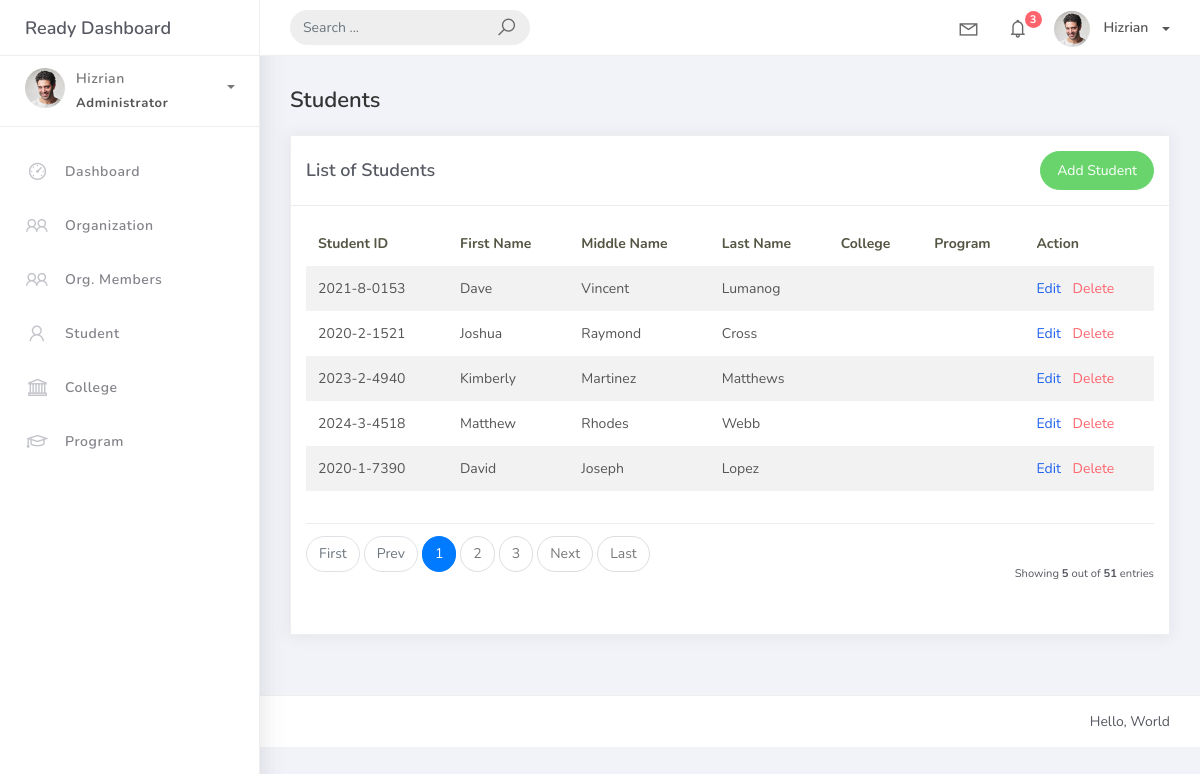
/student_list, run on an earlier commit of the app's database.
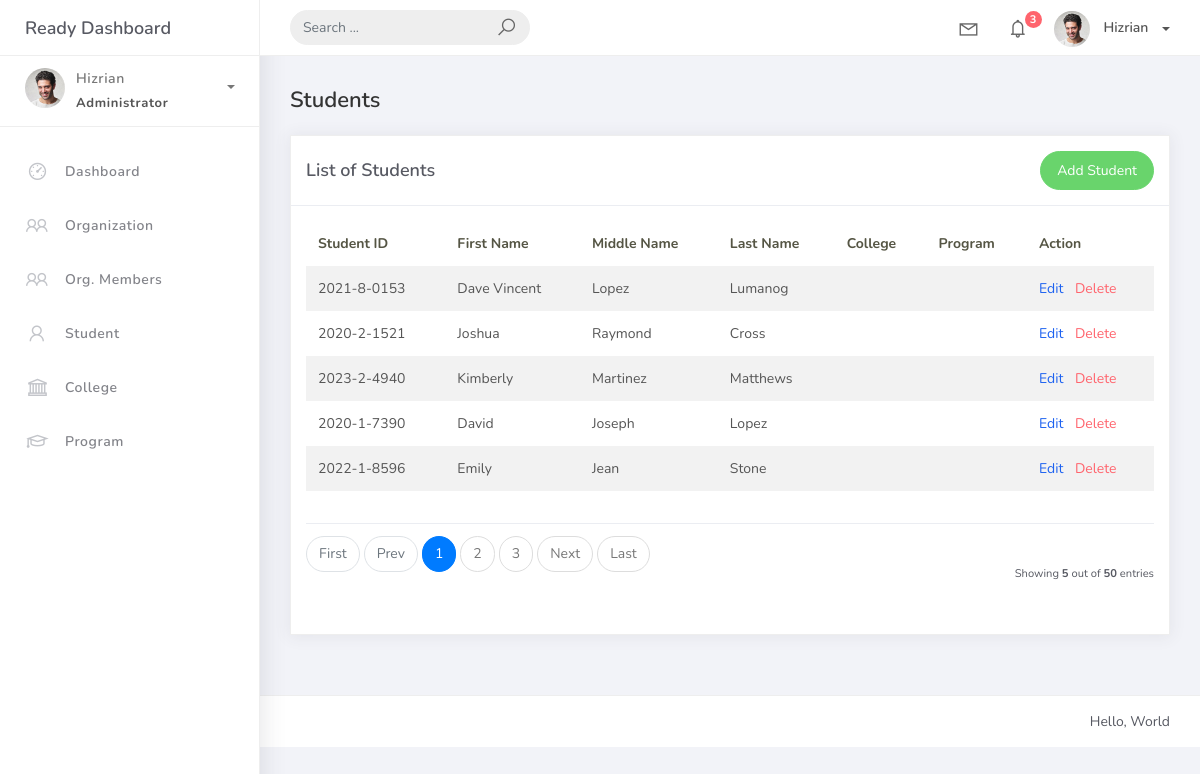
And on a later commit of the database.
### studentorg/models.py (models this page shows, shortened)
class BaseModel(models.Model):
    created_at = models.DateTimeField(auto_now_add=True, db_index=True)
    updated_at = models.DateTimeField(auto_now=True)
    class Meta:
        abstract = True

class Student(BaseModel):
    student_id = models.CharField(max_length=15)
    lastname = models.CharField(max_length=25)
    firstname = models.CharField(max_length=25)
    middlename = models.CharField(max_length=25, blank=True, null=True)
    program_info = models.ForeignKey(Program, on_delete=models.CASCADE)

### studentorg/views.py (the view)
# urls.py: path('student_list', views.StudentList.as_view(), name='student-list'),
class StudentList(ListView):
    model = Student
    context_object_name = 'object_list'
    template_name = 'student_list.html'
    paginate_by = 5

### templates/student_list.html
{% extends 'base.html' %}
{% load static %}
{% block content %}
<h4 class="page-title">Students</h4>
<div class="row">
    <div class="col-md-12">
        <div class="card">
            <div class="card-header d-flex justify-content-between align-items-center">
                <div class="card-title">List of Students</div>
                <a href="{% url 'student-add' %}" class="btn btn-success btn-rounded">Add Student</a>
            </div>
            <div class="card-body">
                <div class="table-responsive">
                    <table class="table table-striped">
                        <thead>
                            <tr>
                                <th>Student ID</th>
                                <th>First Name</th>
                                <th>Middle Name</th>
                                <th>Last Name</th>
                                <th>College</th>
                                <th>Program</th>
                                <th>Action</th>
                            </tr>
                        </thead>
                        <tbody>
                            {% for object in object_list %}
                            <tr>
                                <td>{{ object.student_id }}</td>
                                <td>{{ object.firstname }}</td>
                                <td>{{ object.middlename }}</td>
                                <td>{{ object.lastname }}</td>
                                <td>{{ object.college.college_name }}</td>
                                <td>{{ object.program.prog_name }}</td>
                                <td>
                                    <a href="{% url 'student-update' object.id %}" class="text-primary mr-2">Edit</a>
                                    <a href="{% url 'student-delete' object.id %}" class="text-danger">Delete</a>
                                </td>
                            </tr>
                            {% empty %}
                            <tr>
                                <td colspan="7" class="text-center">No student records found.</td>
                            </tr>
                            {% endfor %}
                        </tbody>
                    </table>
                </div>
                {% include 'includes/pagination.html' %}
            </div>
        </div>
    </div>
</div>
{% endblock %}

### templates/base.html (shortened to what this page needs)
{% load static %}
<!DOCTYPE html>
<html>
<head>
    <link rel="stylesheet" href="{% static 'css/bootstrap.min.css' %}">
    <link rel="stylesheet" href="{% static 'css/ready.css' %}">
    <link rel="stylesheet" href="{% static 'css/demo.css' %}">
</head>
<body>
    <div class="wrapper">
        <div class="main-header">
            <div class="logo-header">
                <a href="{% url 'home' %}" class="logo">
                    Ready Dashboard
                </a>
            </div>
            <nav class="navbar navbar-header navbar-expand-lg">
                <div class="container-fluid">
                    <form class="navbar-left navbar-form nav-search mr-md-3" action="">
                        <div class="input-group">
                            <input type="text" placeholder="Search ..." class="form-control">
                            <div class="input-group-append">
                                <span class="input-group-text">
                                    <i class="la la-search search-icon"></i>
                                </span>
                            </div>
                        </div>
                    </form>
                    <ul class="navbar-nav topbar-nav ml-md-auto align-items-center">
                        <li class="nav-item dropdown hidden-caret">
                            <a class="nav-link dropdown-toggle" href="#" id="navbarDropdown" role="button" data-toggle="dropdown" aria-haspopup="true" aria-expanded="false">
                                <i class="la la-envelope"></i>
                            </a>
                        </li>
                        <li class="nav-item dropdown hidden-caret">
                            <a class="nav-link dropdown-toggle" href="#" id="navbarDropdownNotification" role="button" data-toggle="dropdown" aria-haspopup="true" aria-expanded="false">
                                <i class="la la-bell"></i>
                                <span class="notification">3</span>
                            </a>
                        </li>
                        <li class="nav-item dropdown">
                            <a class="dropdown-toggle profile-pic" data-toggle="dropdown" href="#" aria-expanded="false">
                                <img src="{% static 'img/profile.jpg' %}" alt="user-img" width="36" class="img-circle">
                                <span>Hizrian</span>
                            </a>
                        </li>
                    </ul>
                </div>
            </nav>
        </div>
        <div class="sidebar">
            <div class="scrollbar-inner sidebar-wrapper">
                <div class="user">
                    <div class="photo">
                        <img src="{% static 'img/profile.jpg' %}" alt="user">
                    </div>
                    <div class="info">
                        <a data-toggle="collapse" href="#collapseExample" aria-expanded="true">
                            <span>
                                Hizrian
                                <span class="user-level">Administrator</span>
                                <span class="caret"></span>
                            </span>
                        </a>
                    </div>
                </div>
                <ul class="nav">
                    <li class="nav-item">
                        <a href="{% url 'home' %}">
                            <i class="la la-dashboard"></i>
                            <p>Dashboard</p>
                        </a>
                    </li>
                    <li class="nav-item">
                        <a href="{% url 'organization-list' %}">
                            <i class="la la-group"></i>
                            <p>Organization</p>
                        </a>
                    </li>
                    <li class="nav-item">
                        <a href="{% url 'orgmember-list' %}">
                            <i class="la la-users"></i>
                            <p>Org. Members</p>
                        </a>
                    </li>
                    <li class="nav-item">
                        <a href="{% url 'student-list' %}">
                            <i class="la la-user"></i>
                            <p>Student</p>
                        </a>
                    </li>
                    <li class="nav-item">
                        <a href="{% url 'college-list' %}">
                            <i class="la la-university"></i>
                            <p>College</p>
                        </a>
                    </li>
                    <li class="nav-item">
                        <a href="{% url 'program-list' %}">
                            <i class="la la-graduation-cap"></i>
                            <p>Program</p>
                        </a>
                    </li>
                </ul>
            </div>
        </div>
        <div class="main-panel">
            <div class="content">
                <div class="container-fluid">
                    {% block content %}{% endblock %}
                </div>
            </div>
            <footer class="footer">
                <div class="container-fluid">
                    <div class="copyright ml-auto">
                        Hello, World
                    </div>
                </div>
            </footer>
        </div>
    </div>
</body>
</html>

### templates/includes/pagination.html (shortened to what this page needs)
{% if is_paginated %}
<div class="card-footer px-0 border-0 d-flex flex-column flex-lg-row align-items-center justify-content-between mt-3">
  <nav aria-label="Topics pagination" class="mb-4">
    <ul class="pagination">
      {% if page_obj.number > 1 %}
        <li class="page-item">
          <a class="page-link" href="?page=1">First</a>
        </li>
      {% else %}
        <li class="page-item disabled">
          <span class="page-link">First</span>
        </li>
      {% endif %}
      {% if page_obj.has_previous %}
        <li class="page-item">
          <a class="page-link" href="?page={{ page_obj.previous_page_number }}">Prev</a>
        </li>
      {% else %}
        <li class="page-item disabled">
          <span class="page-link">Prev</span>
        </li>
      {% endif %}
      {% for page_num in paginator.page_range %}
        {% if page_obj.number == page_num %}
          <li class="page-item active">
            <span class="page-link">
              {{ page_num }}
            </span>
          </li>
        {% elif page_num > page_obj.number|add:'-3' and page_num < page_obj.number|add:'3' %}
          <li class="page-item">
            <a class="page-link" href="?page={{ page_num }}">{{ page_num }}</a>
          </li>
        {% endif %}
      {% endfor %}
      {% if page_obj.has_next %}
        <li class="page-item">
          <a class="page-link" href="?page={{ page_obj.next_page_number }}">Next</a>
        </li>
      {% else %}
        <li class="page-item disabled">
          <span class="page-link">Next</span>
        </li>
      {% endif %}
      {% if page_obj.number != paginator.num_pages %}
        <li class="page-item">
          <a class="page-link" href="?page={{ paginator.num_pages }}">Last</a>
        </li>
      {% else %}
        <li class="page-item disabled">
          <span class="page-link">Last</span>
        </li>
      {% endif %}
    </ul>
  </nav>
  <div class="fw-normal small mt-4 mt-lg-0">
    Showing <b>{{ object_list.count }}</b> out of <b>{{ paginator.count }}</b> entries
  </div>
</div>
{% endif %}

What changed in the data, as far as the page shows it:
removed Student: student_id "2024-3-4518", firstname "Matthew", middlename "Rhodes", lastname "Webb"
changed Student "Lumanog": firstname "Dave" → "Dave Vincent"; middlename "Vincent" → "Lopez"
now on this page (row edited): Student: student_id "2022-1-8596", firstname "Emily", middlename "Jean", lastname "Stone"
Also different on the page:
{{ paginator.count }}: "51" → "50"
